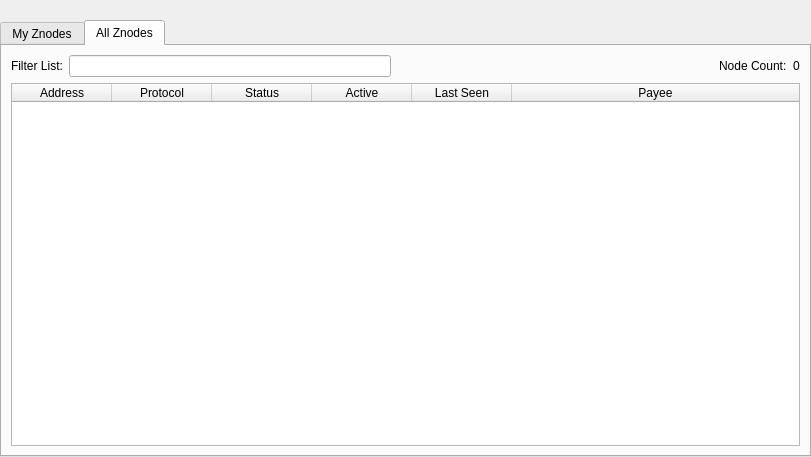
<?xml version="1.0" encoding="UTF-8"?>
<ui version="4.0">
 <class>ZnodeList</class>
 <widget class="QWidget" name="ZnodeList">
  <property name="geometry">
   <rect>
    <x>0</x>
    <y>0</y>
    <width>811</width>
    <height>457</height>
   </rect>
  </property>
  <property name="windowTitle">
   <string>Form</string>
  </property>
  <layout class="QVBoxLayout" name="topLayout">
   <property name="leftMargin">
    <number>0</number>
   </property>
   <property name="topMargin">
    <number>0</number>
   </property>
   <property name="rightMargin">
    <number>0</number>
   </property>
   <property name="bottomMargin">
    <number>0</number>
   </property>
   <item>
    <layout class="QVBoxLayout" name="verticalLayout">
     <property name="bottomMargin">
      <number>0</number>
     </property>
     <item>
      <spacer name="horizontalSpacer0">
       <property name="orientation">
        <enum>Qt::Horizontal</enum>
       </property>
       <property name="sizeHint" stdset="0">
        <size>
         <width>40</width>
         <height>20</height>
        </size>
       </property>
      </spacer>
     </item>
     <item>
      <widget class="QTabWidget" name="tabWidget">
       <property name="currentIndex">
        <number>1</number>
       </property>
       <widget class="QWidget" name="tabMyZnodes">
        <attribute name="title">
         <string>My Znodes</string>
        </attribute>
        <layout class="QGridLayout" name="gridLayout_2">
         <item row="0" column="0">
          <layout class="QVBoxLayout" name="verticalLayout_2">
           <property name="bottomMargin">
            <number>0</number>
           </property>
           <item>
            <layout class="QHBoxLayout" name="horizontalLayout_note">
             <property name="bottomMargin">
              <number>0</number>
             </property>
             <item>
              <widget class="QLabel" name="updateNote">
               <property name="text">
                <string>Note: Status of your indexnodes in local wallet can potentially be slightly incorrect.&lt;br /&gt;Always wait for wallet to sync additional data and then double check from another node&lt;br /&gt;if your indexnode should be running but you still do not see &quot;ENABLED&quot; in &quot;Status&quot; field.</string>
               </property>
              </widget>
             </item>
            </layout>
           </item>
           <item>
            <widget class="QTableWidget" name="tableWidgetMyZnodes">
             <property name="minimumSize">
              <size>
               <width>695</width>
               <height>0</height>
              </size>
             </property>
             <property name="editTriggers">
              <set>QAbstractItemView::NoEditTriggers</set>
             </property>
             <property name="alternatingRowColors">
              <bool>true</bool>
             </property>
             <property name="selectionMode">
              <enum>QAbstractItemView::SingleSelection</enum>
             </property>
             <property name="selectionBehavior">
              <enum>QAbstractItemView::SelectRows</enum>
             </property>
             <property name="sortingEnabled">
              <bool>true</bool>
             </property>
             <attribute name="horizontalHeaderStretchLastSection">
              <bool>true</bool>
             </attribute>
             <column>
              <property name="text">
               <string>Alias</string>
              </property>
             </column>
             <column>
              <property name="text">
               <string>Address</string>
              </property>
             </column>
             <column>
              <property name="text">
               <string>Protocol</string>
              </property>
             </column>
             <column>
              <property name="text">
               <string>Status</string>
              </property>
             </column>
             <column>
              <property name="text">
               <string>Active</string>
              </property>
             </column>
             <column>
              <property name="text">
               <string>Last Seen</string>
              </property>
             </column>
             <column>
              <property name="text">
               <string>Payee</string>
              </property>
             </column>
            </widget>
           </item>
           <item>
            <layout class="QHBoxLayout" name="horizontalLayout_5">
             <property name="bottomMargin">
              <number>0</number>
             </property>
             <item>
              <widget class="QPushButton" name="startButton">
               <property name="text">
                <string>S&amp;tart alias</string>
               </property>
              </widget>
             </item>
             <item>
              <widget class="QPushButton" name="startAllButton">
               <property name="text">
                <string>Start &amp;all</string>
               </property>
              </widget>
             </item>
             <item>
              <widget class="QPushButton" name="startMissingButton">
               <property name="text">
                <string>Start &amp;MISSING</string>
               </property>
              </widget>
             </item>
             <item>
              <widget class="QPushButton" name="UpdateButton">
               <property name="text">
                <string>&amp;Update status</string>
               </property>
              </widget>
             </item>
             <item>
              <widget class="QLabel" name="autoupdate_label">
               <property name="text">
                <string>Status will be updated automatically in (sec):</string>
               </property>
              </widget>
             </item>
             <item>
              <widget class="QLabel" name="secondsLabel">
               <property name="text">
                <string>0</string>
               </property>
              </widget>
             </item>
             <item>
              <spacer name="horizontalSpacer_5">
               <property name="orientation">
                <enum>Qt::Horizontal</enum>
               </property>
               <property name="sizeHint" stdset="0">
                <size>
                 <width>40</width>
                 <height>20</height>
                </size>
               </property>
              </spacer>
             </item>
            </layout>
           </item>
          </layout>
         </item>
        </layout>
       </widget>
       <widget class="QWidget" name="tabAllZnodes">
        <attribute name="title">
         <string>All Znodes</string>
        </attribute>
        <layout class="QGridLayout" name="gridLayout">
         <item row="1" column="0">
          <widget class="QTableWidget" name="tableWidgetZnodes">
           <property name="editTriggers">
            <set>QAbstractItemView::NoEditTriggers</set>
           </property>
           <property name="alternatingRowColors">
            <bool>true</bool>
           </property>
           <property name="selectionBehavior">
            <enum>QAbstractItemView::SelectRows</enum>
           </property>
           <property name="sortingEnabled">
            <bool>true</bool>
           </property>
           <attribute name="horizontalHeaderStretchLastSection">
            <bool>true</bool>
           </attribute>
           <column>
            <property name="text">
             <string>Address</string>
            </property>
           </column>
           <column>
            <property name="text">
             <string>Protocol</string>
            </property>
           </column>
           <column>
            <property name="text">
             <string>Status</string>
            </property>
           </column>
           <column>
            <property name="text">
             <string>Active</string>
            </property>
           </column>
           <column>
            <property name="text">
             <string>Last Seen</string>
            </property>
           </column>
           <column>
            <property name="text">
             <string>Payee</string>
            </property>
           </column>
          </widget>
         </item>
         <item row="0" column="0">
          <layout class="QHBoxLayout" name="horizontalLayout_3">
           <property name="bottomMargin">
            <number>0</number>
           </property>
           <item>
            <widget class="QLabel" name="label_filter">
             <property name="text">
              <string>Filter List:</string>
             </property>
            </widget>
           </item>
           <item>
            <widget class="QLineEdit" name="filterLineEdit">
             <property name="toolTip">
              <string>Filter indexnode list</string>
             </property>
            </widget>
           </item>
           <item>
            <spacer name="horizontalSpacer_3">
             <property name="orientation">
              <enum>Qt::Horizontal</enum>
             </property>
             <property name="sizeHint" stdset="0">
              <size>
               <width>10</width>
               <height>20</height>
              </size>
             </property>
            </spacer>
           </item>
           <item>
            <widget class="QLabel" name="label_count">
             <property name="text">
              <string>Node Count:</string>
             </property>
            </widget>
           </item>
           <item>
            <widget class="QLabel" name="countLabel">
             <property name="text">
              <string>0</string>
             </property>
            </widget>
           </item>
          </layout>
         </item>
        </layout>
       </widget>
      </widget>
     </item>
    </layout>
   </item>
  </layout>
 </widget>
 <resources/>
 <connections/>
</ui>
